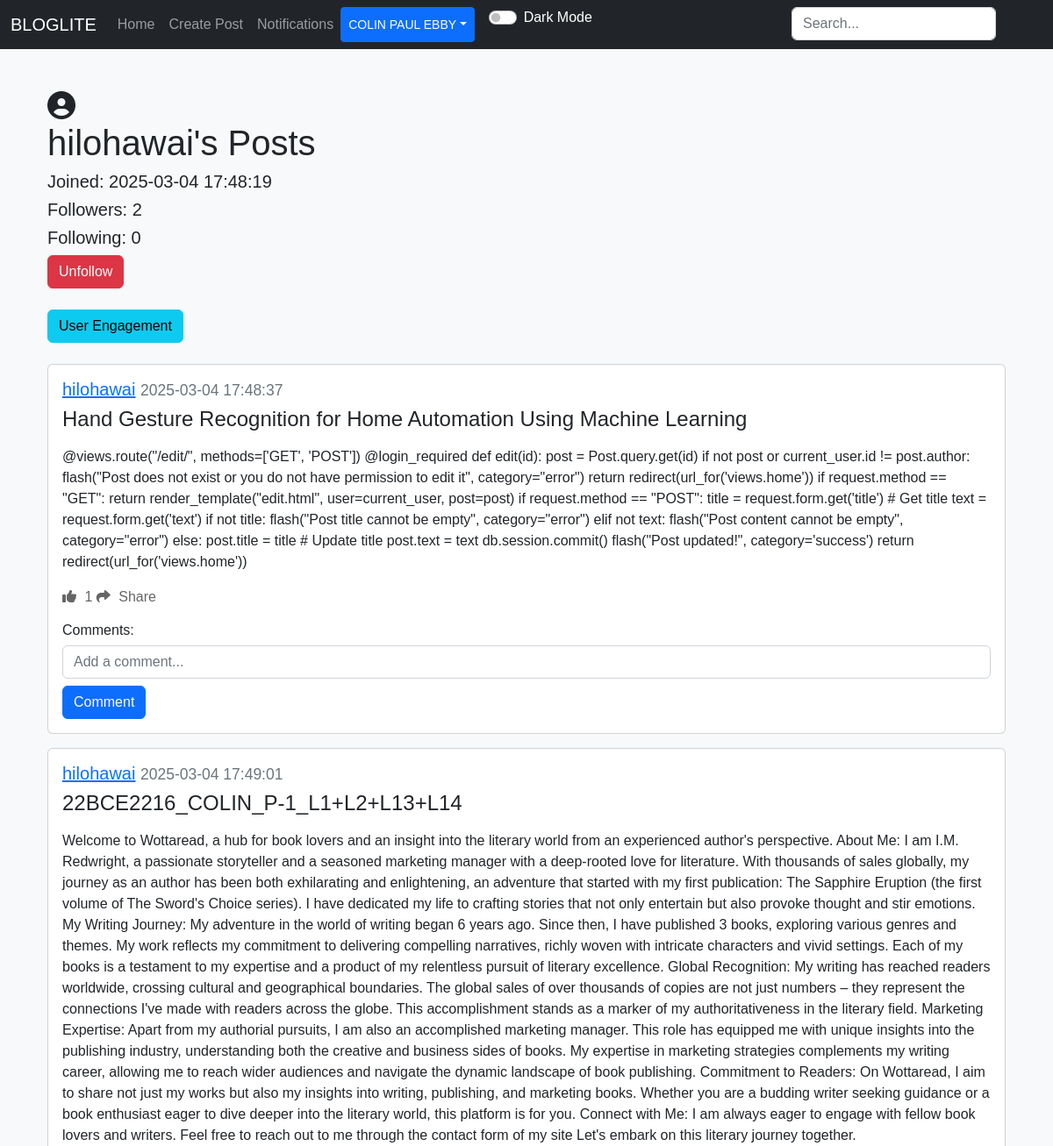
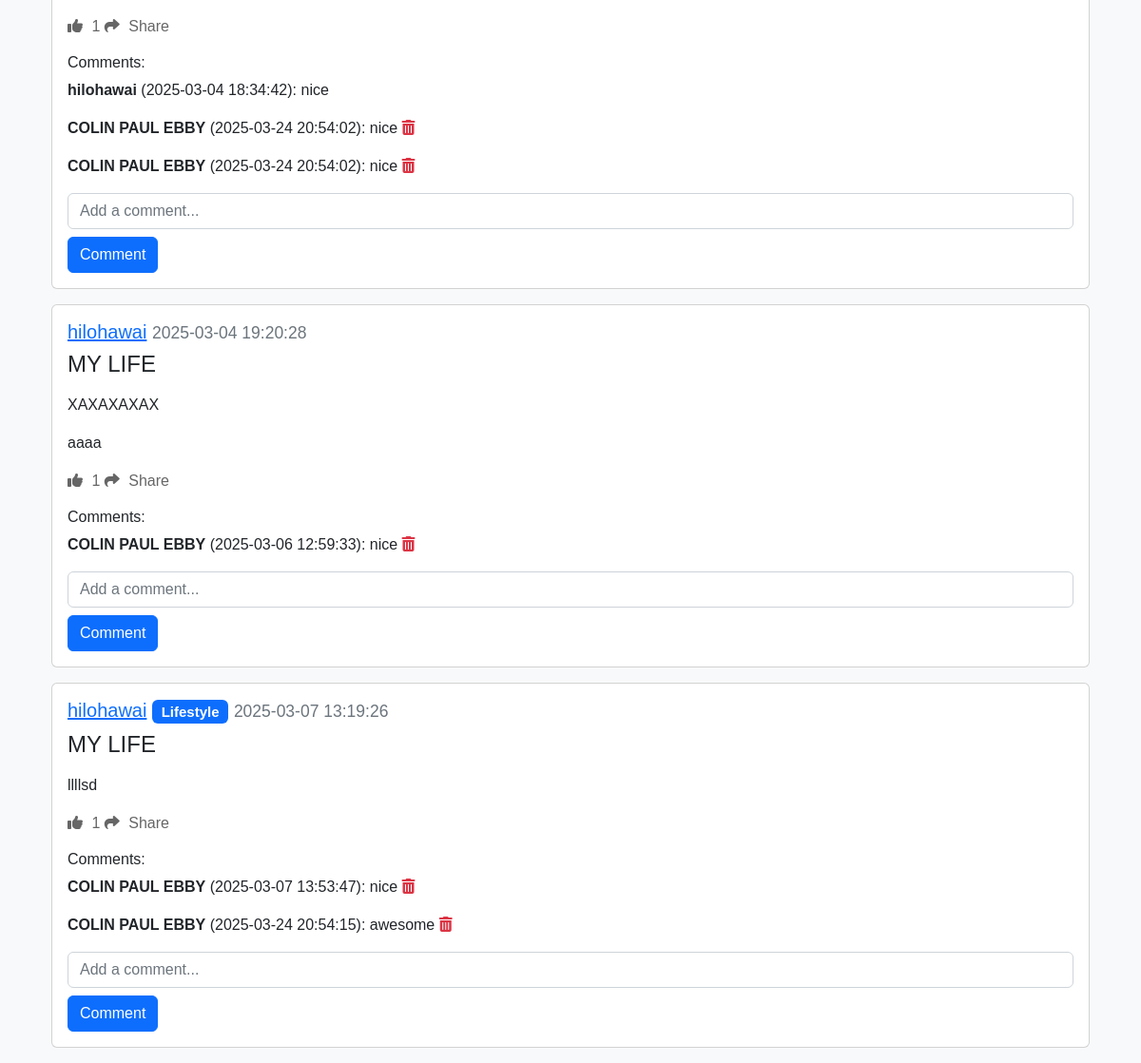
The page /posts/hilohawai (signed in) on the database its author committed (2 pictures, top to bottom).
### applicaton/models.py (models this page shows)
class User(db.Model, UserMixin):
    id = db.Column(db.Integer, primary_key=True)
    email = db.Column(db.String(150), unique=True)
    username = db.Column(db.String(150), unique=True)
    password = db.Column(db.String(150))
    date_created = db.Column(db.DateTime(timezone=True), default=func.now())
    profile_picture = db.Column(db.String(150), nullable=True)
    posts = db.relationship("Post", backref="user", cascade="all, delete")
    comments = db.relationship("Comment", backref="user", cascade="all, delete")
    likes = db.relationship("Like", backref="user", cascade="all, delete")
    followers = db.relationship("Follower", foreign_keys=[Follower.user_id], backref="followed_user", lazy="dynamic")
    following = db.relationship("Follower", foreign_keys=[Follower.follower_id], backref="follower", lazy="dynamic")
    notifications = db.relationship("Notification", backref="user", cascade="all, delete", lazy="dynamic")

class Post(db.Model):
    id = db.Column(db.Integer, primary_key=True)
    title = db.Column(db.String(150), nullable=False)  # Add title field
    text = db.Column(db.Text, nullable=False)
    date_created = db.Column(db.DateTime(timezone=True), default=func.now())
    author = db.Column(db.Integer, db.ForeignKey('user.id'), nullable=False)
    category_id = db.Column(db.Integer, db.ForeignKey('category.id'), nullable=True)
    comments = db.relationship("Comment", backref="post", cascade="all, delete")
    likes = db.relationship("Like", backref="post", cascade="all, delete")

class Comment(db.Model):
    id = db.Column(db.Integer, primary_key=True)
    text = db.Column(db.String(20), nullable=False)
    date_created = db.Column(db.DateTime(timezone=True), default=func.now())
    author = db.Column(db.Integer, db.ForeignKey('user.id'), nullable=False)
    post_id = db.Column(db.Integer, db.ForeignKey('post.id'), nullable=False)

class Category(db.Model):
    id = db.Column(db.Integer, primary_key=True)
    name = db.Column(db.String(50), unique=True, nullable=False)
    posts = db.relationship("Post", backref="category", cascade="all, delete")

### applicaton/views.py (the view)
@views.route("/posts/<username>")
@login_required
def post(username):
    user = User.query.filter_by(username=username).first()
    if not user:
        flash("No user with that username exists", category="error")
        return redirect(url_for('views.home'))
    posts = user.posts
    user_id = user.id
    following = Follower.query.filter_by(
        user_id=user.id, follower_id=current_user.id).first()
    return render_template("posts.html", user=current_user, posts=posts, username=username, User=User, following=following, user_id=user_id, profile_user=user)

### applicaton/templates/posts.html (shortened to what this page needs)
{% extends "nav.html" %}
{% block content %}
<div class="container mt-5">
    <div class="profile-pic-container mr-3">
        {% if profile_user.profile_picture %}
            <img src="{{ url_for('static', filename='uploads/' + profile_user.profile_picture) }}" alt="Profile Picture" class="profile-pic">
        {% else %}
            <i class="fas fa-user-circle fa-2x"></i>
        {% endif %}
    </div>
    <h1>{{ username }}'s Posts</h1>
    <h5>Joined: {{ profile_user.date_created }}</h5>
    <h5>Followers: {{ profile_user.followers.count() }}</h5>
    <h5>Following: {{ profile_user.following.count() }}</h5>
    <form action="{{ url_for('views.follow_unfollow', username=username) }}" method="POST">
        {% if following %}
            <button type="submit" class="btn btn-danger">Unfollow</button>
        {% else %}
            <button type="submit" class="btn btn-primary">Follow</button>
        {% endif %}
    </form>
    <br>
    <a href="{{ url_for('views.user_engagement', user_id=user_id) }}" class="btn btn-info">User Engagement</a>
    <br>
    <br>
    {% for post in posts %}
        <div class="card mb-3">
            <div class="card-body">
                <h5 class="card-title">
                    <a href="{{ url_for('views.post', username=username) }}">{{ username }}</a>
                    {% if post.category %}
                        <span class="badge bg-primary">{{ post.category.name }}</span>
                    {% endif %}
                    <small class="text-muted">{{ post.date_created }}</small>
                </h5>
                <h4>{{ post.title }}</h4>
                <p class="card-text">{{ post.text | safe }}</p>
                <div>
                    <a href="#" class="like-btn" data-post-id="{{ post.id }}">
                        <i class="fas fa-thumbs-up"></i> <span class="like-count">{{ post.likes|length }}</span>
                    </a>
                    <a href="#" class="share-btn ml-3" data-post-id="{{ post.id }}" data-bs-toggle="modal" data-bs-target="#shareModal">
                        <i class="fas fa-share"></i> Share
                    </a>
                </div>
                <h6 class="mt-3">Comments:</h6>
                <div id="comments-{{ post.id }}">
                    {% for comment in post.comments %}
                        <p id="comment-{{ comment.id }}">
                            <strong>{{ comment.user.username }}</strong> ({{ comment.date_created }}): {{ comment.text }}
                            {% if user.id == comment.author or user.id == comment.post.author %}
                                <a href="#" class="delete-comment text-danger ml-2" data-comment-id="{{ comment.id }}">
                                    <i class="fas fa-trash-alt"></i>
                                </a>
                            {% endif %}
                        </p>
                    {% endfor %}
                </div>
                <form class="comment-form" method="POST" data-post-id="{{ post.id }}">
                    <div class="form-group">
                        <input type="text" name="text" class="comment-text form-control" placeholder="Add a comment...">
                        <button type="submit" class="btn btn-primary mt-2">Comment</button>
                    </div>
                </form>
            </div>
        </div>
    {% endfor %}
</div>
{% endblock %}

### applicaton/templates/nav.html (shortened to what this page needs)
<!DOCTYPE html>
<html lang="en">
<head>
  <link href="https://cdn.jsdelivr.net/npm/bootstrap@5.2.3/dist/css/bootstrap.min.css" rel="stylesheet">
  <link rel="stylesheet" href="https://code.jquery.com/ui/1.12.1/themes/base/jquery-ui.css">
  <link rel="stylesheet" href="{{ url_for('static', filename='style.css') }}">
</head>
<body>
  <nav class="navbar navbar-expand-lg navbar-dark bg-dark">
    <div class="container-fluid">
      <a class="navbar-brand" href="/home">BLOGLITE</a>
      <div class="collapse navbar-collapse" id="navbar">
        <div class="navbar-nav">
          <a class="nav-item nav-link" href="/home">Home</a>
          {% if user.is_authenticated %}
            <a class="nav-item nav-link" href="/create-post">Create Post</a>
            <a class="nav-item nav-link" href="/notifications">Notifications</a>
            <div style="position: absolute; right: 57px;">
              <form action="{{ url_for('views.search') }}" method="POST" class="d-flex" role="search">
                <input type="search" placeholder="Search..." name="query" class="form-control me-2" id="search-input">
              </form>
            </div>
            <div class="btn-group">
              <button type="button" class="btn btn-sm btn-primary dropdown-toggle" data-bs-toggle="dropdown">{{ user.username }}</button>
            </div>
          {% else %}
            <a class="nav-item nav-link" href="/login">Login</a>
            <a class="nav-item nav-link" href="/sign-up">Sign Up</a>
          {% endif %}
          <div class="form-check form-switch ms-3">
            <input class="form-check-input" type="checkbox" id="darkModeToggle" onclick="toggleDarkMode()">
            <label class="form-check-label text-white" for="darkModeToggle">Dark Mode</label>
          </div>
        </div>
      </div>
    </div>
  </nav>
  <div class="container">{% block content %}{% endblock %}</div>
  </body>
  </html>
</body>
</html>

### applicaton/static/style.css (style rules this page uses)
body { background-color: #f8f9fa; font-family: Arial, sans-serif; }
.profile-pic-container { display: inline-block; vertical-align: middle; margin-right: 10px; }
.like-btn { color: #666; text-decoration: none; transition: color 0.3s ease; }
.like-btn i { margin-right: 5px; }
.share-btn { color: #666; text-decoration: none; transition: color 0.3s ease; }
.share-btn i { margin-right: 5px; }

### rows shown on the page
User: username "COLIN PAUL EBBY"
User: username "hilohawai", date_created "2025-03-04 17:48:19"
Post: username "hilohawai", date_created "2025-03-04 17:48:37", title "Hand Gesture Recognition for Home Automation Using Machine Learning", text "@views.route(\"/edit/\", methods=['GET', 'POST']) @login_required def edit(id): post = Post.query.get(id) if not post or current_user.id != post.author: flash(\"Post does not exist or you do not have permission to edit it\", category=\"error\") return redirect(url_for('views.home')) if request.method == \"GET\": return render_template(\"edit.html\", user=current_user, post=post) if request.method == \"POST\": title = request.form.get('title') # Get title text = request.form.get('text') if not title: flash(\"Post title cannot be empty\", category=\"error\") elif not text: flash(\"Post content cannot be empty\", category=\"error\") else: post.title = title # Update title post.text = text db.session.commit()…", likes|length "1"
Post: username "hilohawai", date_created "2025-03-04 17:49:01", title "22BCE2216_COLIN_P-1_L1+L2+L13+L14", text "Welcome to Wottaread, a hub for book lovers and an insight into the literary world from an experienced author's perspective. About Me: I am I.M. Redwright, a passionate storyteller and a seasoned marketing manager with a deep-rooted love for literature. With thousands of sales globally, my journey as an author has been both exhilarating and enlightening, an adventure that started with my first publication: The Sapphire Eruption (the first volume of The Sword's Choice series). I have dedicated my life to crafting stories that not only entertain but also provoke thought and stir emotions. My Writing Journey: My adventure in the world of writing began 6 years ago. Since then, I have published…", likes|length "1"
Comment: user.username "hilohawai", date_created "2025-03-04 18:34:42", text "nice"
Comment: user.username "COLIN PAUL EBBY", date_created "2025-03-24 20:54:02", text "nice"
Comment: user.username "COLIN PAUL EBBY", date_created "2025-03-24 20:54:02", text "nice"
Post: username "hilohawai", date_created "2025-03-04 19:20:28", title "MY LIFE", text "XAXAXAXAX aaaa", likes|length "1"
Comment: user.username "COLIN PAUL EBBY", date_created "2025-03-06 12:59:33", text "nice"
Post: username "hilohawai", category.name "Lifestyle", date_created "2025-03-07 13:19:26", title "MY LIFE", text "llllsd", likes|length "1"
Comment: user.username "COLIN PAUL EBBY", date_created "2025-03-07 13:53:47", text "nice"
Comment: user.username "COLIN PAUL EBBY", date_created "2025-03-24 20:54:15", text "awesome"

### other values the page prints
{{ profile_user.followers.count() }} "2"
{{ profile_user.following.count() }} "0"
